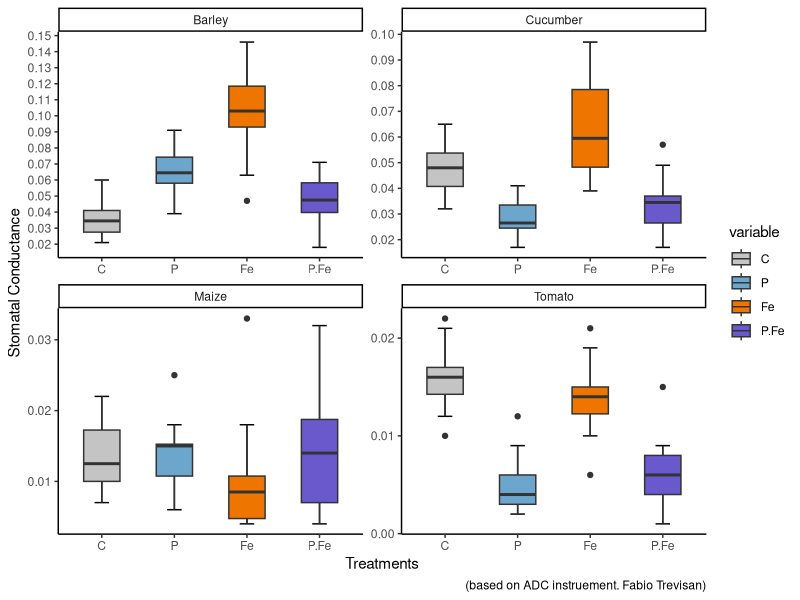
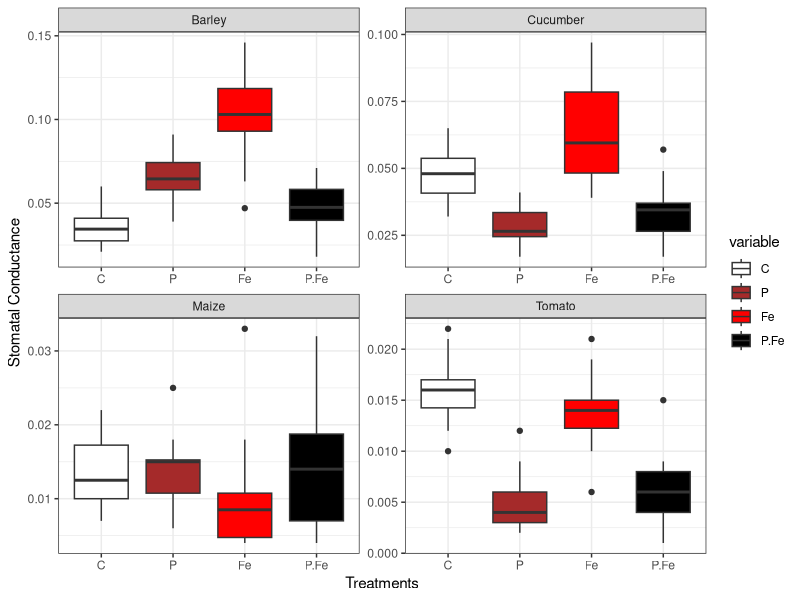
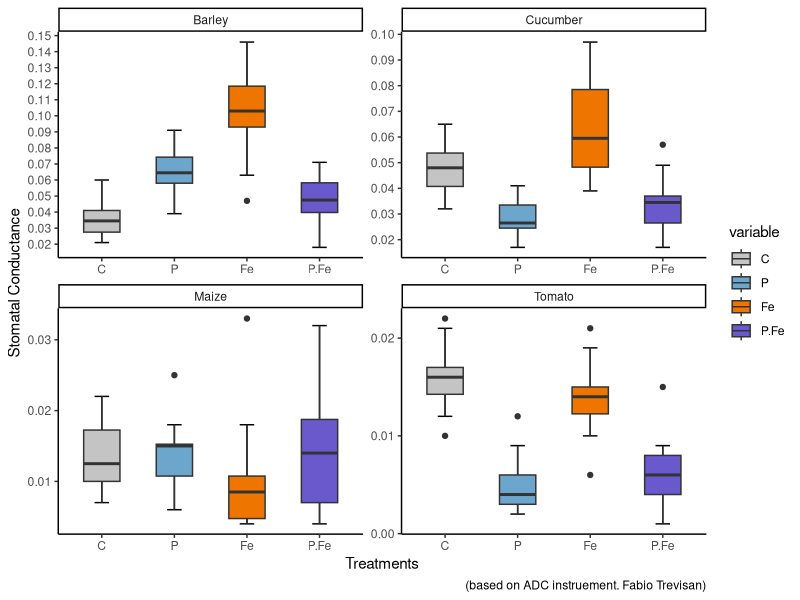

Write the R code that produced these figures, in order. (Note: this script raises an error after producing the figures.)
library(readr)
library(ggpubr)
library(ggplot2)
library(reshape2)
library(tidyverse)
library(dplyr)


table <- read.csv("Stom.Cond._R_data .csv", sep=";",
                  header=T)

#table<-table %>% select(1,2,3:6)
table

table1 <- melt(table, id=c("Species"))

#or
table_1_sum<-table1 %>% 
  group_by(Species)

#remove missing values
Table_2_sum <- table_1_sum %>% drop_na(value)


#my_comparisons <-list(c("C","P"), c("C","Fe"), c("C","P/Fe"), c("P","Fe"), c("P","P/Fe"),c("Fe","P/Fe"))
#compare_means(value ~ variable, group.by =  "Species", data = Table_2_sum, method = "t.test") 
p<-ggplot(Table_2_sum, aes(x= variable, value, fill=variable)) + theme_bw() + geom_boxplot() +
  facet_wrap(~Species, scales="free") + ylab("Stomatal Conductance") + xlab("Treatments") + scale_fill_manual(values=c("white","brown","red", "black"))
#p+stat_compare_means(comparisons = my_comparisons, label = "p.ajust",  method = "t.test", hide.ns = TRUE)+
  #theme_bw()+ylab("Stomatal Conductance")

ggsave(filename = "Stom.Cond.NOT_FINISHED.pdf", plot = last_plot(), dpi = 600, units = "cm", width = 92, height = 45, scale = 1)


# + geom_jitter() removed because of too many points!!


#more complete boxplot 
my_order<- c("C", "-P", "-Fe", "-P/-Fe")
ggplot(Table_2_sum, aes(x= variable, value, fill=variable))+  
  stat_boxplot(geom="errorbar", width=0.2)+
  geom_boxplot(width=0.5)+ 
  labs(caption ="(based on ADC instruement. Fabio Trevisan)")+ 
  theme(legend.position = "NONE") + theme_classic() +
  scale_y_continuous(breaks=seq(0,0.15,0.01)) +
  facet_wrap(~Species, scales="free") + ylab("Stomatal Conductance") + xlab("Treatments") + scale_fill_manual(values=c("grey77", "skyblue3", "darkorange2", "slateblue3"))

ggsave(filename = "Stom.Cond.Combined.pdf", plot = last_plot(), dpi = 600, units = "cm", width = 60, height = 50, scale = 0.5)



#statistics
##anova
OneWay_Anova_Boxplot <- lapply(split(Table_2_sum, Table_2_sum[["Species"]]), function(i){ 
    aov(value ~ variable, data = i)
  })
sink("OneWay_Anova_Boxplot.csv")
OneWay_Anova_Boxplot
sink(NULL)

#Tukey
##HSD complete
HSD_Boxplot <- lapply(names(OneWay_Anova_Boxplot), function(i){ 
    HSD.test(OneWay_Anova_Boxplot[[i]], "variable")
})
names(HSD_Boxplot) <- names(OneWay_Anova_Boxplot)

##HSD groups only
HSD_Boxplot_groups <- lapply(names(OneWay_Anova_Boxplot), function(i){
    as.data.frame(HSD_Boxplot[[i]][["groups"]])
})
names(HSD_Boxplot_groups) <- names(OneWay_Anova_Boxplot)

sink("HSD_Boxplot.csv")
HSD_Boxplot_groups
sink(NULL)


